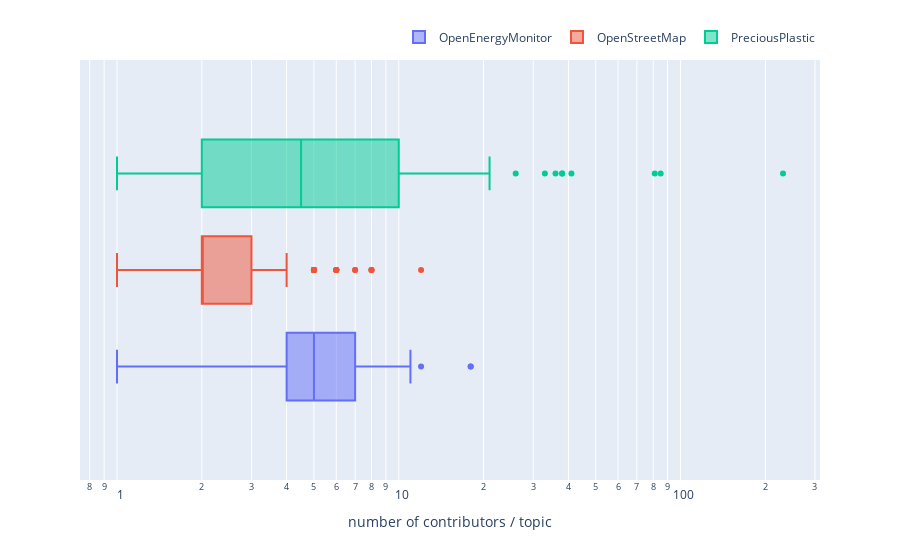

Notebook code cell kept with this figure:
### Code cell
boxplot_number_of_contributors_per_topic(pici)

### Figure 1 — Plotly figure (JSON) as saved in the notebook; plotly's stock layout.template omitted (floating-point values rounded to 4 significant figures; data arrays with more than 128 entries replaced by an {"elided": "..."} marker saying what was removed)
{"data": [{"alignmentgroup": "True", "hovertemplate": "community_name=OpenEnergyMonitor<br>number of contributors=%{x}<extra></extra>", "legendgroup": "OpenEnergyMonitor", "marker": {"color": "#636efa"}, "name": "OpenEnergyMonitor", "notched": false, "offsetgroup": "OpenEnergyMonitor", "orientation": "h", "showlegend": true, "x": [2, 9, 5, 6, 18, 5, 8, 7, 2, 5, 18, 5, 8, 8, 4, 1, 6, 1, 8, 10, 12, 10, 4, 11, 9, 3, 5, 4, 5, 4, 7, 7, 3, 5, 8, 5, 7, 4, 7, 5, 6, 3, 9, 5, 1, 4, 6, 6, 5, 5, 5, 6, 11, 2, 2, 8, 6, 3, 5, 7, 6, 5, 3, 3, 5, 5, 10, 4, 5, 3, 7, 7, 4, 4, 3], "x0": " ", "xaxis": "x", "y0": " ", "yaxis": "y", "type": "box"}, {"alignmentgroup": "True", "hovertemplate": "community_name=OpenStreetMap<br>number of contributors=%{x}<extra></extra>", "legendgroup": "OpenStreetMap", "marker": {"color": "#EF553B"}, "name": "OpenStreetMap", "notched": false, "offsetgroup": "OpenStreetMap", "orientation": "h", "showlegend": true, "x": {"elided": "228 int values"}, "x0": " ", "xaxis": "x", "y0": " ", "yaxis": "y", "type": "box"}, {"alignmentgroup": "True", "hovertemplate": "community_name=PreciousPlastic<br>number of contributors=%{x}<extra></extra>", "legendgroup": "PreciousPlastic", "marker": {"color": "#00cc96"}, "name": "PreciousPlastic", "notched": false, "offsetgroup": "PreciousPlastic", "orientation": "h", "showlegend": true, "x": [7, 12, 3, 3, 14, 5, 5, 26, 3, 17, 17, 33, 2, 2, 21, 2, 7, 14, 5, 38, 8, 5, 38, 5, 4, 11, 1, 4, 1, 1, 9, 231, 4, 2, 2, 85, 2, 3, 5, 2, 3, 4, 6, 8, 81, 3, 4, 8, 3, 4, 1, 10, 1, 2, 10, 9, 1, 6, 3, 41, 2, 3, 13, 2, 1, 1, 2, 1, 7, 3, 36, 14, 8, 1, 18, 2, 1, 7, 10, 2], "x0": " ", "xaxis": "x", "y0": " ", "yaxis": "y", "type": "box"}], "layout": {"xaxis": {"anchor": "y", "domain": [0.0, 1.0], "title": {"text": "number of contributors / topic"}, "type": "log"}, "yaxis": {"anchor": "x", "domain": [0.0, 1.0], "title": {"text": ""}}, "legend": {"title": {"text": ""}, "tracegroupgap": 0, "orientation": "h", "yanchor": "bottom", "y": 1.02, "xanchor": "right", "x": 1}, "margin": {"t": 60}, "boxmode": "group"}}
